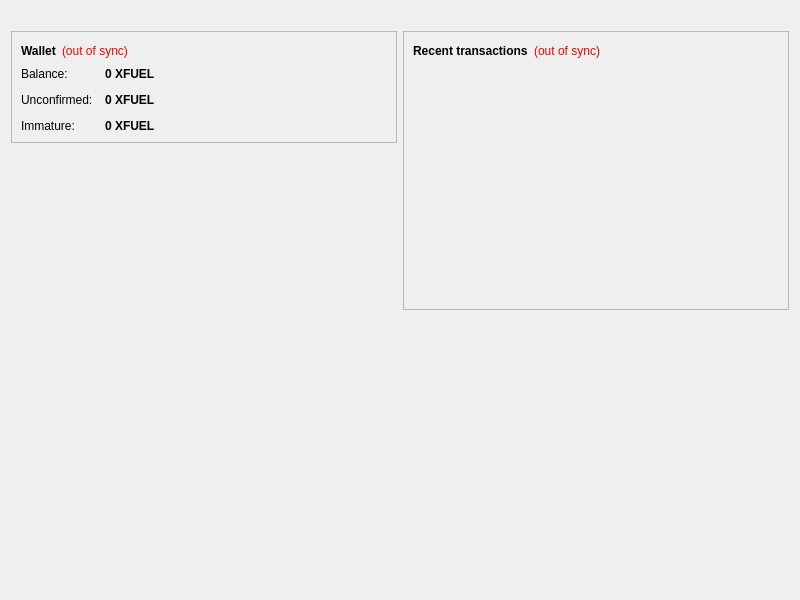
<?xml version="1.0" encoding="UTF-8"?>
<ui version="4.0">
 <class>OverviewPage</class>
 <widget class="QWidget" name="OverviewPage">
  <property name="geometry">
   <rect>
    <x>0</x>
    <y>0</y>
    <width>800</width>
    <height>600</height>
   </rect>
  </property>
  <property name="windowTitle">
   <string>Form</string>
  </property>
  <layout class="QVBoxLayout" name="topLayout">
   <item>
    <widget class="QLabel" name="labelAlerts">
     <property name="visible">
      <bool>false</bool>
     </property>
     <property name="styleSheet">
      <string notr="true">background: url(:/images/xfuelbkg); background-repeat: no-repeat; background-position:center; color: #000000; font: Roboto; color:#000000;</string>
     </property>
     <property name="wordWrap">
      <bool>true</bool>
     </property>
     <property name="margin">
      <number>3</number>
     </property>
    </widget>
   </item>
   <item>
    <layout class="QHBoxLayout" name="horizontalLayout" stretch="1,1">
     <item>
      <layout class="QVBoxLayout" name="verticalLayout_2">
       <item>
        <widget class="QFrame" name="frame">
         <property name="frameShape">
          <enum>QFrame::StyledPanel</enum>
         </property>
         <property name="frameShadow">
          <enum>QFrame::Raised</enum>
         </property>
         <layout class="QVBoxLayout" name="verticalLayout_4">
          <item>
           <layout class="QHBoxLayout" name="horizontalLayout_4">
            <item>
             <widget class="QLabel" name="label_5">
              <property name="font">
               <font>
                <weight>75</weight>
                <bold>true</bold>
               </font>
              </property>
              <property name="text">
               <string>Wallet</string>
              </property>
             </widget>
            </item>
            <item>
             <widget class="QLabel" name="labelWalletStatus">
              <property name="toolTip">
               <string>The displayed information may be out of date. Your wallet automatically synchronizes with the XFUEL network after a connection is established, but this process has not completed yet.</string>
              </property>
              <property name="styleSheet">
               <string notr="true">QLabel { color: red; }</string>
              </property>
              <property name="text">
               <string notr="true">(out of sync)</string>
              </property>
              <property name="alignment">
               <set>Qt::AlignLeading|Qt::AlignLeft|Qt::AlignVCenter</set>
              </property>
             </widget>
            </item>
            <item>
             <spacer name="horizontalSpacer_2">
              <property name="orientation">
               <enum>Qt::Horizontal</enum>
              </property>
              <property name="sizeHint" stdset="0">
               <size>
                <width>40</width>
                <height>20</height>
               </size>
              </property>
             </spacer>
            </item>
           </layout>
          </item>
          <item>
           <layout class="QFormLayout" name="formLayout_2">
            <property name="fieldGrowthPolicy">
             <enum>QFormLayout::AllNonFixedFieldsGrow</enum>
            </property>
            <property name="horizontalSpacing">
             <number>12</number>
            </property>
            <property name="verticalSpacing">
             <number>12</number>
            </property>
            <item row="0" column="0">
             <widget class="QLabel" name="label">
              <property name="text">
               <string>Balance:</string>
              </property>
             </widget>
            </item>
            <item row="0" column="1">
             <widget class="QLabel" name="labelBalance">
              <property name="font">
               <font>
                <weight>75</weight>
                <bold>true</bold>
               </font>
              </property>
              <property name="cursor">
               <cursorShape>IBeamCursor</cursorShape>
              </property>
              <property name="toolTip">
               <string>Your current balance</string>
              </property>
              <property name="text">
               <string notr="true">0 XFUEL</string>
              </property>
              <property name="textInteractionFlags">
               <set>Qt::LinksAccessibleByMouse|Qt::TextSelectableByKeyboard|Qt::TextSelectableByMouse</set>
              </property>
             </widget>
            </item>
            <item row="1" column="0">
             <widget class="QLabel" name="label_3">
              <property name="text">
               <string>Unconfirmed:</string>
              </property>
             </widget>
            </item>
            <item row="1" column="1">
             <widget class="QLabel" name="labelUnconfirmed">
              <property name="font">
               <font>
                <weight>75</weight>
                <bold>true</bold>
               </font>
              </property>
              <property name="cursor">
               <cursorShape>IBeamCursor</cursorShape>
              </property>
              <property name="toolTip">
               <string>Total of transactions that have yet to be confirmed, and do not yet count toward the current balance</string>
              </property>
              <property name="text">
               <string notr="true">0 XFUEL</string>
              </property>
              <property name="textInteractionFlags">
               <set>Qt::LinksAccessibleByMouse|Qt::TextSelectableByKeyboard|Qt::TextSelectableByMouse</set>
              </property>
             </widget>
            </item>
            <item row="2" column="0">
             <widget class="QLabel" name="labelImmatureText">
              <property name="text">
               <string>Immature:</string>
              </property>
             </widget>
            </item>
            <item row="2" column="1">
             <widget class="QLabel" name="labelImmature">
              <property name="font">
               <font>
                <weight>75</weight>
                <bold>true</bold>
               </font>
              </property>
              <property name="toolTip">
               <string>Mined balance that has not yet matured</string>
              </property>
              <property name="text">
               <string notr="true">0 XFUEL</string>
              </property>
              <property name="textInteractionFlags">
               <set>Qt::LinksAccessibleByMouse|Qt::TextSelectableByKeyboard|Qt::TextSelectableByMouse</set>
              </property>
             </widget>
            </item>
           </layout>
          </item>
         </layout>
        </widget>
       </item>
       <item>
        <spacer name="verticalSpacer">
         <property name="orientation">
          <enum>Qt::Vertical</enum>
         </property>
         <property name="sizeHint" stdset="0">
          <size>
           <width>20</width>
           <height>40</height>
          </size>
         </property>
        </spacer>
       </item>
      </layout>
     </item>
     <item>
      <layout class="QVBoxLayout" name="verticalLayout_3">
       <item>
        <widget class="QFrame" name="frame_2">
         <property name="frameShape">
          <enum>QFrame::StyledPanel</enum>
         </property>
         <property name="frameShadow">
          <enum>QFrame::Raised</enum>
         </property>
         <layout class="QVBoxLayout" name="verticalLayout">
          <item>
           <layout class="QHBoxLayout" name="horizontalLayout_2">
            <item>
             <widget class="QLabel" name="label_4">
              <property name="text">
               <string>&lt;b&gt;Recent transactions&lt;/b&gt;</string>
              </property>
             </widget>
            </item>
            <item>
             <widget class="QLabel" name="labelTransactionsStatus">
              <property name="toolTip">
               <string>The displayed information may be out of date. Your wallet automatically synchronizes with the XFUEL network after a connection is established, but this process has not completed yet.</string>
              </property>
              <property name="styleSheet">
               <string notr="true">QLabel { color: red; }</string>
              </property>
              <property name="text">
               <string notr="true">(out of sync)</string>
              </property>
              <property name="alignment">
               <set>Qt::AlignRight|Qt::AlignTrailing|Qt::AlignVCenter</set>
              </property>
             </widget>
            </item>
            <item>
             <spacer name="horizontalSpacer">
              <property name="orientation">
               <enum>Qt::Horizontal</enum>
              </property>
              <property name="sizeHint" stdset="0">
               <size>
                <width>40</width>
                <height>20</height>
               </size>
              </property>
             </spacer>
            </item>
           </layout>
          </item>
          <item>
           <widget class="QListView" name="listTransactions">
            <property name="styleSheet">
             <string notr="true">QListView { background: transparent; }</string>
            </property>
            <property name="frameShape">
             <enum>QFrame::NoFrame</enum>
            </property>
            <property name="verticalScrollBarPolicy">
             <enum>Qt::ScrollBarAlwaysOff</enum>
            </property>
            <property name="horizontalScrollBarPolicy">
             <enum>Qt::ScrollBarAlwaysOff</enum>
            </property>
            <property name="selectionMode">
             <enum>QAbstractItemView::NoSelection</enum>
            </property>
           </widget>
          </item>
         </layout>
        </widget>
       </item>
       <item>
        <spacer name="verticalSpacer_2">
         <property name="orientation">
          <enum>Qt::Vertical</enum>
         </property>
         <property name="sizeHint" stdset="0">
          <size>
           <width>20</width>
           <height>40</height>
          </size>
         </property>
        </spacer>
       </item>
      </layout>
     </item>
    </layout>
   </item>
  </layout>
 </widget>
 <resources/>
 <connections/>
</ui>
